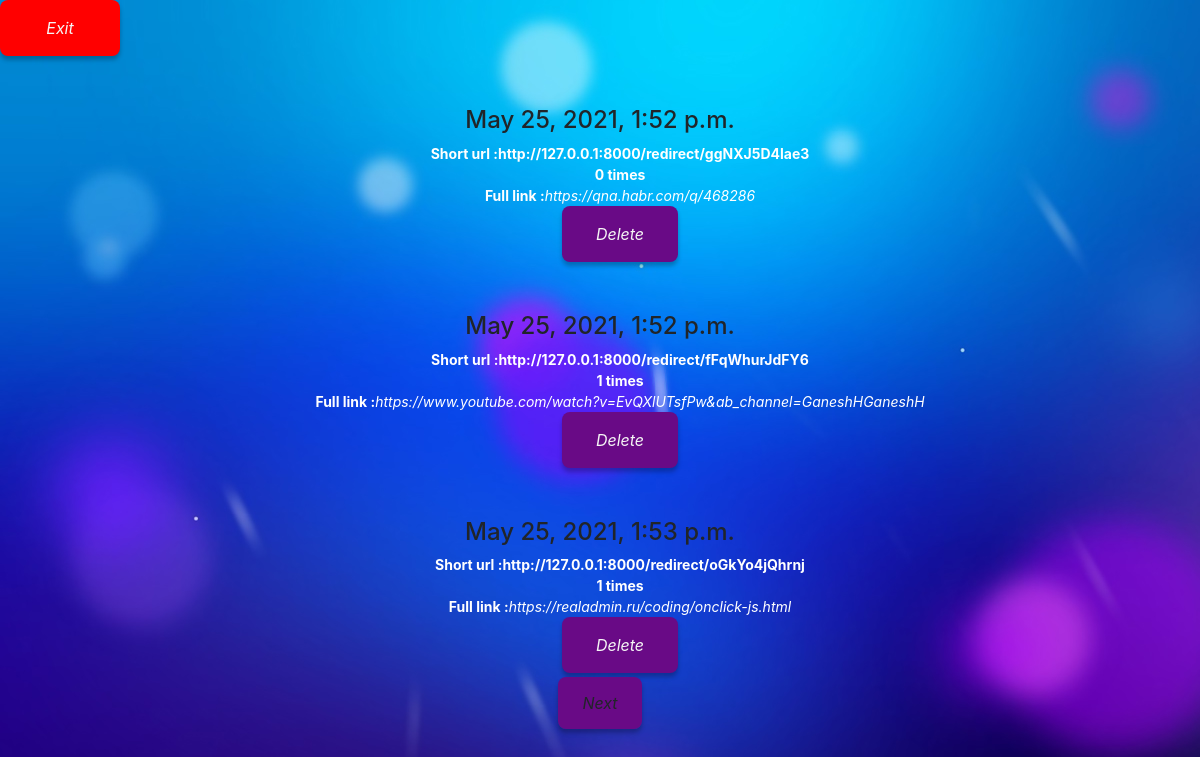
Screenshot of /pagination/ (signed in) with the database file from the repository.
### register/models.py (models this page shows, shortened)
class LinkModel(models.Model):
    link = models.CharField(max_length=255)
    slug = models.CharField(max_length=255, blank=True, null=True)
    counter = models.PositiveIntegerField(default=0)
    created_at = models.DateTimeField(auto_now_add=True)
    author = models.ForeignKey(
        User,
        on_delete=models.CASCADE,
        null=True
    )

### register/views.py (the view)
# urls.py: path('pagination/', views.pagination_view, name='pagination_p'),
@login_required()
def pagination_view(request: HttpRequest):
    slug = LinkModel.objects.filter(author=request.user)
    page = request.GET.get('page', 1)
    paginator = Paginator(slug, 3)
    try:
        slug = paginator.page(page)
    except PageNotAnInteger:
        slug = paginator.page(1)
    except EmptyPage:
        if request.is_ajax():
            return HttpResponse('')
    if request.is_ajax():
        return render(request, 'register/ajax_pag.html', {'slug': slug})
    return render(request, 'register/pagination.html', {'slug': slug})

### register/templates/register/pagination.html (shortened to what this page needs)
{% extends 'base.html' %}
{% load static %}
{% block title %}
            <button class="btn" style="background-color: red" onclick="location.href='/main' ">Exit</button>
{% endblock %}
{% block content %}
            <div
            align="center" id="project_list">
                            {% include 'register/ajax_pag.html' %}
            </div>
{% endblock %}

### register/templates/register/ajax_pag.html (shortened to what this page needs)
{% load static %}
{% for el in slug %}
        <div class="pag">
        <h4 style="margin-top: 50px">{{ el.created_at }}</h4>
            <ul style="color: white; font-size: 14px;margin-top: 2px;list-style: square outside">
                <li><b>Short url :http://127.0.0.1:8000/redirect/{{ el.slug }}</b></li>
                <li><b>{{ el.counter }} times</b></li>
                <li ><b>Full link :</b><a><i>{{ el.link }}</i></a></li>
                <a href="{% url 'delete' el.slug %}" class="btn" type="submit">Delete</a>
            </ul>
        </div>
{% endfor %}
    <div>
         {% if slug.has_next %}
<a  class="btn paginator" data-page='{{ slug.next_page_number }}'>Next</a>
                {% endif %}
    </div>

### register/static/style.css (style rules this page uses)
.btn { font-style: italic; width: 10%; background-color: #690a86; color: whitesmoke ; display: inline; text-align: center; border: 5px; border-radius: 8px 8px 8px 8px; box-shadow: 0 4px 4px rgba(0,0,0,.25); padding: 1em 1.5em; }
.bg { background-size: cover; background: url("ICS-ABSTRACT-BUBBLE-1920x1080.jpg"); }

### register/templates/register/pagination.html (style rules this page uses)
li { list-style-type: none; }

### register/templates/register/ajax_pag.html (style rules this page uses)
li { list-style-type: none; }

### rows the page displays
LinkModel: created_at "May 25, 2021, 1:52 p.m.", slug "ggNXJ5D4lae3", counter "0", link "https://qna.habr.com/q/468286"
LinkModel: created_at "May 25, 2021, 1:52 p.m.", slug "fFqWhurJdFY6", counter "1", link "https://www.youtube.com/watch?v=EvQXlUTsfPw&ab_channel=GaneshHGaneshH"
LinkModel: created_at "May 25, 2021, 1:53 p.m.", slug "oGkYo4jQhrnj", counter "1", link "https://realadmin.ru/coding/onclick-js.html"
